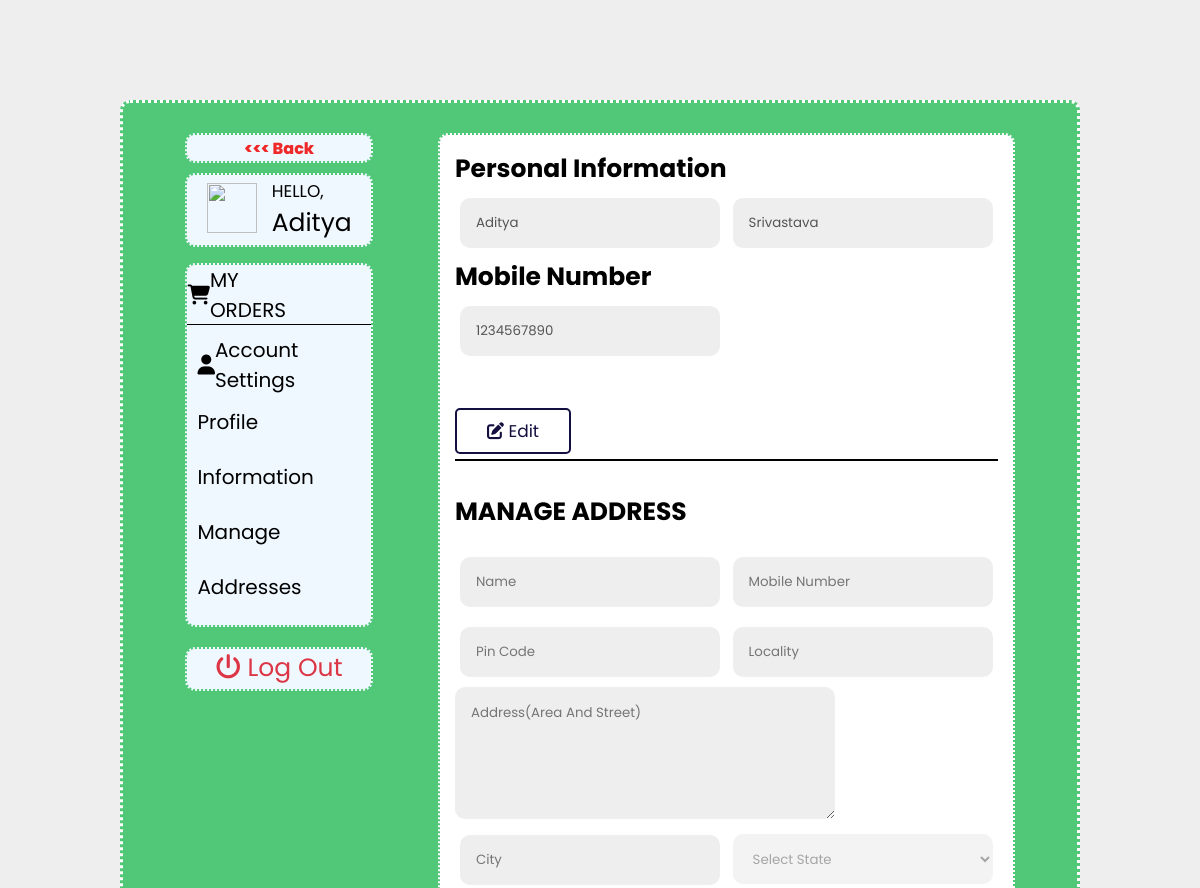
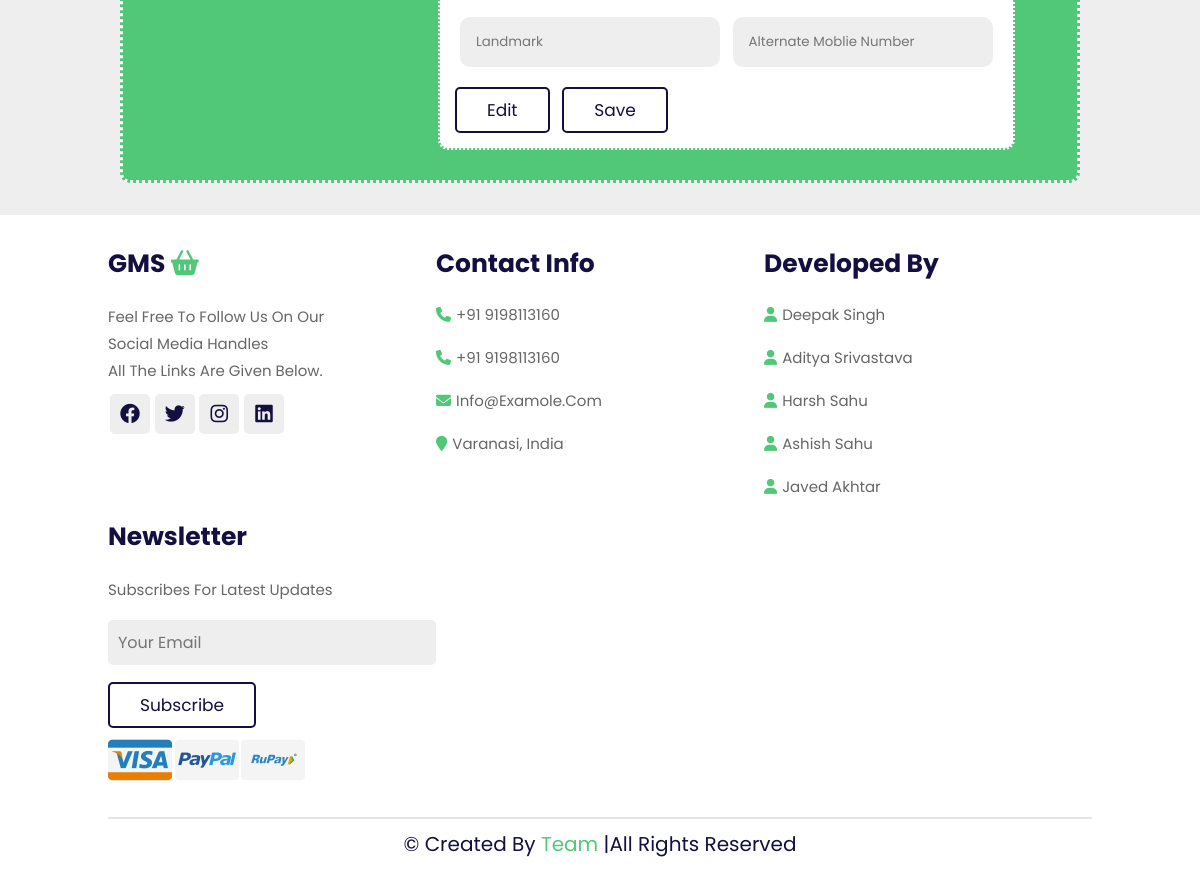
/profile.php (signed in), run on the app's committed database (2 pictures, top to bottom).
### tables this page shows
CREATE TABLE `user` (
  `fname` varchar(20) NOT NULL,
  `lname` varchar(20) NOT NULL,
  `pwd` varchar(20) NOT NULL,
  `mobile` varchar(10) NOT NULL
);

### profile.php (the view, shortened to what this page needs)
<!DOCTYPE html>
<html lang="en">
<?php
include "./head.php";
include "./connect.php";
?>
<head>
    <link rel="stylesheet" href="profile.css">
</head>
<body>
    <main>
        <div class="container">
            <div class="left">
                <a href="./home.php"><div class="back-btn"> <<< Back</div></a>
                <div class="top-container">
                    <div class="image-container">
                        <img src="https://static-assets-web.flixcart.com/fk-p-linchpin-web/fk-cp-zion/img/profile-pic-male_4811a1.svg" alt="" style="height: 50px; width: 50px;">
                    </div>
                    <div class="name">
                        <span class="hello">HELLO,</span><br>
                        <?php
                        echo "<span>".$_SESSION['user_name']."</span>";
                        ?>
                    </div>
                </div><br>
                <div class="middle-container">
                    <div class="my-orders">
                        <div class="fas fa-shopping-cart" id="cart-btn"></div>
                        <a href="" style="margin-right: 60px;"><span>MY ORDERS </span></a>
                    </div>
                    <div class="account-settings">
                        <div class="box1">
                            <div class="fas fa-user" id="login-btn"></div>
                            <span>Account Settings</span>
                        </div>
                        <a href="#personal-info"><span class="account">Profile Information</span></a><br>
                        <a href="#address"><span class="account">Manage Addresses</span></a>
                    </div>
                </div>
                <div class="bottom-container">
                    <a href="logout.php" id="logout_btn_link">
                        <div class="log_out-btn"><i class="fa-solid fa-power-off"></i> Log out</div>
                    </a>
                </div>
            </div>
            <?php
            $user_mobile = $_SESSION['user_mobile'];
         $select_users = mysqli_query($conn, "SELECT * FROM `user` where mobile='$user_mobile'") or die('query failed');
          $fetch_users = mysqli_fetch_assoc($select_users) ;
     ?>
        <form action="#" method="post">
            <div class="right">
                <div id="personal-info">
                    <h1>Personal Information </h1>
                    <div class="boxes-container">
                        <input type="text" placeholder="First name" name="fname" id="" class="box" value="<?php echo $fetch_users['fname'];?>" disabled>
                        <input type="text" placeholder="Last name" name="lname" id="" class="box" value="<?php echo $fetch_users['lname'];?>" disabled>
                    </div>
                </div>
                <div class="mobile-number">
                    <h1>Mobile Number </h1>
                    <input type="tel" placeholder="Mobile number" name="mobile" maxlength="10" class="box" value="<?php echo $fetch_users['mobile'];?>" disabled>
                </div><br><br>
                <a  href="./profile_edit.php" style="margin-bottom: 5px;" id="edit" class="save btn btns" value="edit" name="edit"><i class="fa fa-edit"  > </i> Edit</a>
                </form>
                <div class="border-btm"></div><br><br>
                <div class="addresses" id="address">
                    <h1>MANAGE ADDRESS </h1><br>
                    <div class="sections">
                        <div class="section-1">
                            <input type="text" name="fname" placeholder="Name" id="" class="box">
                            <input type="tel" placeholder="Mobile number" name="mobile" maxlength="10" class="box">
                        </div>
                        <div class="section-2">
                            <input type="tel" name="mobile" placeholder="Pin code" maxlength="6" id="" class="box">
                            <input type="text" name="" placeholder="Locality" id="" class="box" disabled>
                        </div>
                    </div>
                    <div class="section-3">
                        <textarea name="" placeholder="Address(Area and Street)" id="" cols="30" rows="5" disabled></textarea>
                    </div>
                    <div class="section-4">
                        <input type="text" placeholder="City" name="fname" id="" class="box">
                        <select name="" id="" class="box" disabled>
                            <option value="">Select State</option>
                        </select>
                    </div>
                    <div class="section-5">
                        <input type="text" placeholder="Landmark" name="" id="" class="box">
                        <input type="tel" placeholder="Alternate moblie number" name="mobile" id="" class="box">
                    </div>
                </div>
                <div class="buttons">
                    <div class="edit btn btns">Edit</div>
                    <div class="save btn btns">Save</div>
                </div>
            </div>
    </main><br><br>
    <?php
    include "./footer.php";
    ?>
</body>
</html>

### style.css (style rules this page uses)
:root { --green: #50C878; --black: #130f40; --red: #dc3545; --lavender:lavender; --white:white; --light-color: #666; --box-shadow: 0 0.5rem 1rem rgba(0, 0, 0, 0.1); --border: 0.2rem solid rgba(0, 0, 0, 0.1); --outline: 0.1rem solid rgba(0, 0, 0, 0.1); --outline-hover: 0.2rem solid var(--black); }
* { font-family: "Poppins", sans-serif; margin: 0; padding: 0; box-sizing: border-box; outline: none; border: none; text-decoration: none; text-transform: capitalize; transition: all 0.2s linear; }
html { font-size: 62.5%; overflow-x: hidden; scroll-behavior: smooth; scroll-padding-top: 7rem; }
body { background: #eee; }
.btn { margin-top: 1rem; display: inline-block; padding: 0.8rem 3rem; font-size: 1.7rem; border-radius: 0.5rem; border: 0.2rem solid var(--black); color: var(--black); cursor: pointer; background: none; }
#logout_btn_link { color: var(--red); }

### profile.css (style rules this page uses)
* { margin: 0; padding: 0; box-sizing: border-box; }
main { display: flex; align-items: center; justify-content: center; }
.container { margin-top: 100px; display: flex; align-items: center; justify-content: space-around; background-color: #50C878; border: 3px dotted white; border-radius: 10px; width: 80%; height: 100%; padding: 30px; }
main .left { width: 21%; margin-bottom: auto; }
.back-btn { font-size: 16px; font-weight: 800; color: rgb(239, 41, 41); display: flex; align-items: center; justify-content: center; margin-bottom: 10px; width: 100%; height: 30px; border: 2px dotted #50C878; border-radius: 10px; background-color: aliceblue; }
main .left .top-container { background-color: aliceblue; height: 74px; display: flex; justify-content: space-around; align-items: center; padding: 12px; border: 2px dotted #50C878; border-radius: 10px; }
.name .hello { font-size: 17px; }
.name span { font-size: 25px; }
.middle-container { background-color: aliceblue; border-radius: 10px; border: 2px dotted #50C878; margin-bottom: 20px; }
.middle-container a { text-decoration: none; color: black; }
.middle-container .my-orders { font-size: 20px; border-bottom: 1px solid; width: 100%; height: 60px; display: flex; justify-content: space-around; align-items: center; }
.middle-container .account-settings { padding: 10px; }
.middle-container .account-settings .box1 { font-size: 20px; width: 100%; height: 60px; display: flex; justify-content: space-around; align-items: center; text-transform: uppercase; }
.middle-container .account-settings .account { font-size: 20px; line-height: 55px; }
.bottom-container { border: 2px dotted #50C878; border-radius: 10px; background-color: aliceblue; }
.bottom-container .log_out-btn { font-size: 25px; height: 40px; text-align: center; }
.bottom-container a { text-decoration: none; color: black; }
main .right { padding: 15px; background-color: white; border-radius: 10px; border: 2px dotted #50C878; }
main .right h1 { font-size: 25px; }
.right .box { background-color: #eee; width: 260px; height: 50px; margin: 10px 5px; border-radius: 10px; border: none; padding: 16px; }
textarea { width: 70%; background-color: #eee; border-radius: 10px; border: none; padding: 16px; }
.border-btm { border-bottom: 2px solid black; }
.buttons .save { margin-left: 10px; }

### data on the page
user: fname "Aditya", lname "Srivastava", mobile "1234567890"

### other printed values
$_SESSION['user_name'] "Aditya"
